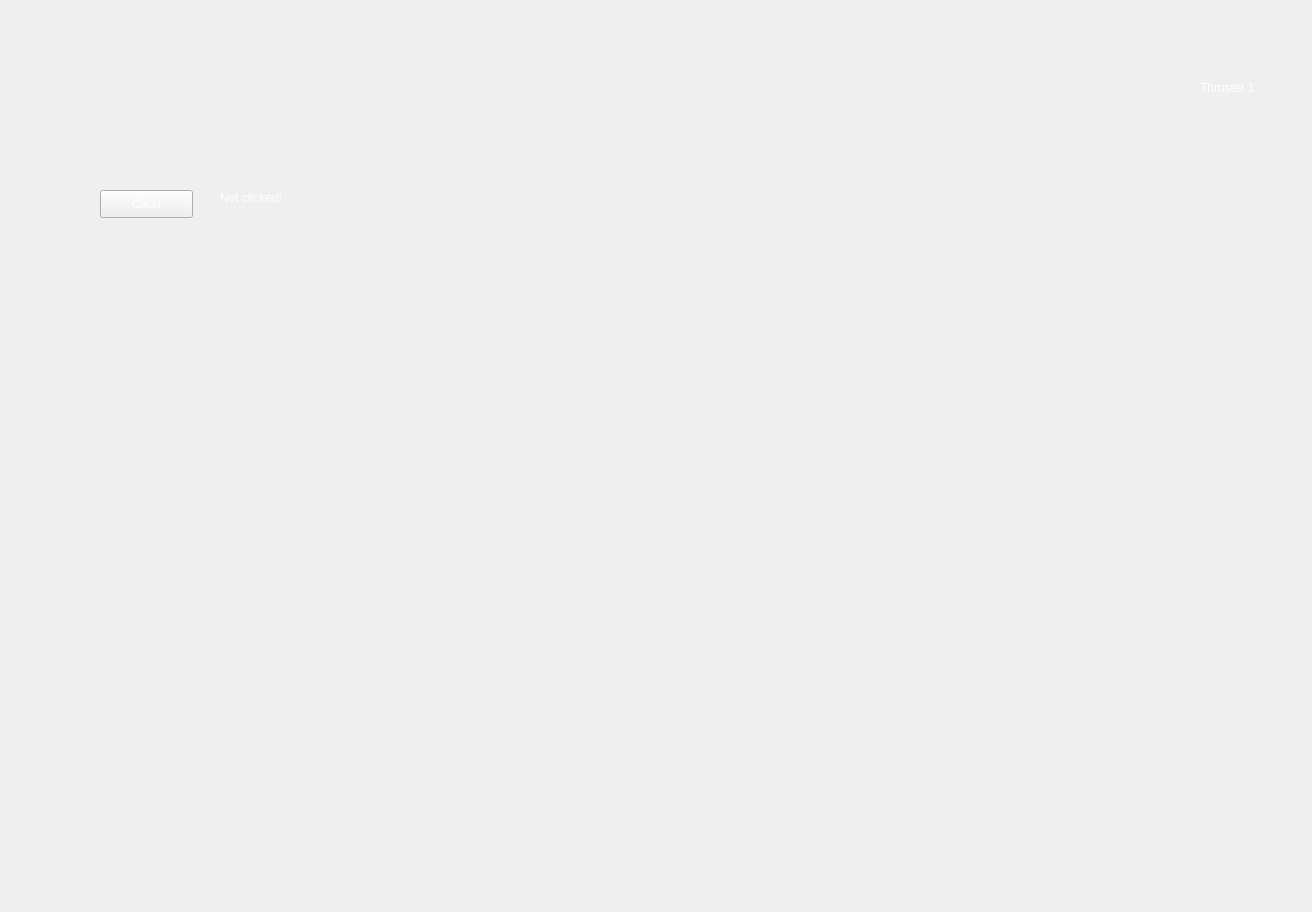
<?xml version="1.0" encoding="UTF-8"?>
<ui version="4.0">
 <class>MainWindow</class>
 <widget class="QMainWindow" name="MainWindow">
  <property name="geometry">
   <rect>
    <x>0</x>
    <y>0</y>
    <width>1312</width>
    <height>912</height>
   </rect>
  </property>
  <property name="windowTitle">
   <string>MainWindow</string>
  </property>
  <property name="autoFillBackground">
   <bool>false</bool>
  </property>
  <property name="styleSheet">
   <string notr="true">background-image: url(:/black_light_dark_figures_73356_1920x1080.jpg);</string>
  </property>
  <widget class="QWidget" name="centralWidget">
   <widget class="QPushButton" name="pushButton">
    <property name="geometry">
     <rect>
      <x>100</x>
      <y>190</y>
      <width>93</width>
      <height>28</height>
     </rect>
    </property>
    <property name="autoFillBackground">
     <bool>false</bool>
    </property>
    <property name="styleSheet">
     <string notr="true">color: rgb(255, 255, 255);</string>
    </property>
    <property name="text">
     <string>Click!</string>
    </property>
   </widget>
   <widget class="QLabel" name="label">
    <property name="geometry">
     <rect>
      <x>220</x>
      <y>190</y>
      <width>71</width>
      <height>16</height>
     </rect>
    </property>
    <property name="styleSheet">
     <string notr="true">color: rgb(255, 255, 255);</string>
    </property>
    <property name="text">
     <string>Not clicked!</string>
    </property>
   </widget>
   <widget class="QMeter" name="speedmeter" native="true">
    <property name="geometry">
     <rect>
      <x>110</x>
      <y>590</y>
      <width>281</width>
      <height>261</height>
     </rect>
    </property>
    <property name="font">
     <font>
      <pointsize>4</pointsize>
     </font>
    </property>
   </widget>
   <widget class="LedIndicator" name="led" native="true">
    <property name="geometry">
     <rect>
      <x>1210</x>
      <y>30</y>
      <width>41</width>
      <height>41</height>
     </rect>
    </property>
   </widget>
   <widget class="QLabel" name="label_2">
    <property name="geometry">
     <rect>
      <x>1200</x>
      <y>80</y>
      <width>60</width>
      <height>16</height>
     </rect>
    </property>
    <property name="styleSheet">
     <string notr="true">color: rgb(255, 255, 255);</string>
    </property>
    <property name="text">
     <string>Thruster 1</string>
    </property>
   </widget>
  </widget>
 </widget>
 <layoutdefault spacing="6" margin="11"/>
 <customwidgets>
  <customwidget>
   <class>QMeter</class>
   <extends>QWidget</extends>
   <header location="global">qmeter.h</header>
   <container>1</container>
  </customwidget>
  <customwidget>
   <class>LedIndicator</class>
   <extends>QWidget</extends>
   <header location="global">ledindicator.h</header>
   <container>1</container>
  </customwidget>
 </customwidgets>
 <resources/>
 <connections/>
</ui>
